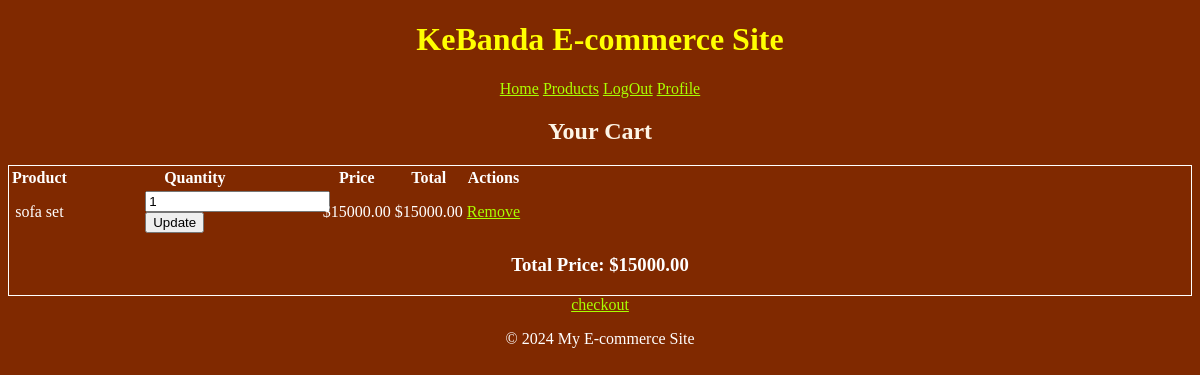
Page /cart/detail/ (signed in) on the earlier database version.
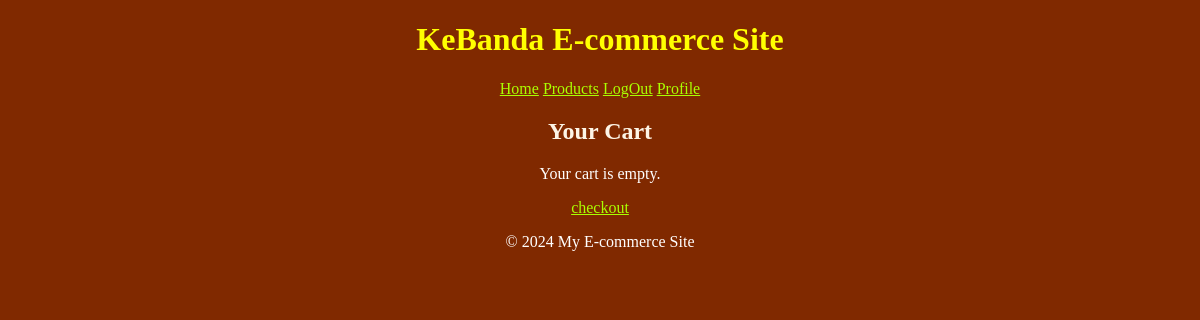
Same page on the later database version.
### cart/models.py (models this page shows, shortened)
class CartItem(models.Model):
    cart = models.ForeignKey(Cart, on_delete=models.CASCADE, related_name='items')
    product = models.ForeignKey(Product, on_delete=models.CASCADE)
    quantity = models.PositiveIntegerField(default=1)
    def total_price(self):
        return self.product.price * self.quantity  # Uses product's price

class Cart(models.Model):
    user = models.ForeignKey(User, on_delete=models.CASCADE, related_name='cart')
    created_at = models.DateTimeField(auto_now_add=True)
    def total_price(self):
        return sum(item.total_price() for item in self.items.all())

### products/models.py (models this page shows, shortened)
class Product(models.Model):
    name = models.CharField(max_length=255)
    slug = models.SlugField(max_length=255, unique=True)
    description = models.TextField()
    price = models.DecimalField(max_digits=10, decimal_places=2)
    stock = models.PositiveIntegerField()
    category = models.ForeignKey(Category, on_delete=models.CASCADE, related_name='products')
    created_at = models.DateTimeField(auto_now_add=True)
    updated_at = models.DateTimeField(auto_now=True)

### cart/views.py (the view)
# urls.py: path('detail/', views.cart_detail, name='cart_detail'),
@login_required
def cart_detail(request):
    cart, created = Cart.objects.get_or_create(user=request.user)
    return render(request, 'cart/cart_detail.html', {'cart': cart})

### cart/templates/cart/cart_detail.html (shortened to what this page needs)
{% extends "base.html" %}
{% block content %}
<h2>Your Cart</h2>
{% if cart.items.all %}
<div>
    <table>
        <tr>
            <th>Product</th>
            <th>Quantity</th>
            <th>Price</th>
            <th>Total</th>
            <th>Actions</th>
        </tr>
        {% for item in cart.items.all %}
        <tr>
            <td>{{ item.product.name }}</td>
            <td>
                <form action="{% url 'update_cart' item.id %}" method="post">
                    <input type="number" name="quantity" value="{{ item.quantity }}" min="1">
                    <button type="submit">Update</button>
                </form>
            </td>
            <td>${{ item.product.price }}</td>
            <td>${{ item.total_price }}</td>
            <td>
                <a href="{% url 'remove_from_cart' item.id %}">Remove</a>
            </td>
        </tr>
        {% endfor %}
    </table>
    <h3>Total Price: ${{ cart.total_price }}</h3>
{% else %}
    <p>Your cart is empty.</p>
{% endif %}
</div>
<a href="{% url 'orders:checkout' %}">checkout</a>
{% endblock %}

Differences in the rows shown:
removed CartItem: product.name "sofa set", quantity "1", product.price "15000.00", total_price "15000.00"
no longer on this page (row unchanged): Cart: total_price "15000.00"
Other differences:
text no longer shown: "Product Quantity Price Total Actions Total Price: $"
text now shown: "Your cart is empty."
